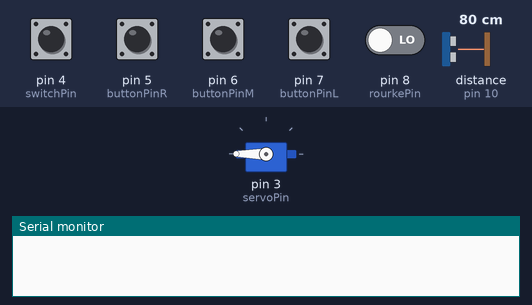
The sketch below on a simulated Arduino Uno, built with avr-gcc and run on an emulated ATmega328P. Shown: servo, the last lines printed to the serial monitor. Wiring (inferred from the names in the program): ultrasonic range finder: trigger pin 9; echo pin 10. The inputs (shaded band) are chosen by the test bench; at power-on: pin 4 (switchPin), pin 5 (buttonPinR), pin 6 (buttonPinM), pin 7 (buttonPinL), pin 8 (rourkePin) LOW, distance to the obstacle (sensor on pin 10) 80 cm. The echo pulse lasts 58.3 µs per cm.

Above: at 1.2 s.
1.3 s: pin 6 (buttonPinM) pulled HIGH for 0.15 s
At 1.9 s:
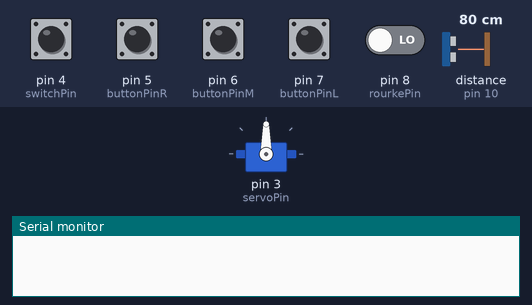
2.9 s: pin 7 (buttonPinL) pulled HIGH for 0.15 s
At 4.1 s:
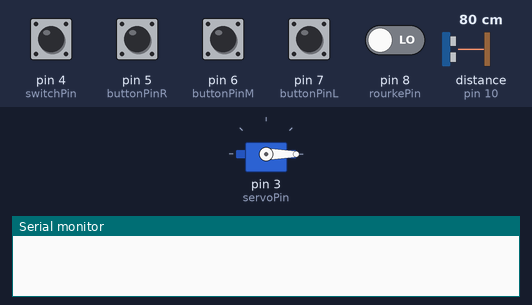
4.5 s: pin 4 (switchPin) pulled HIGH for 0.15 s
At 5.5 s:
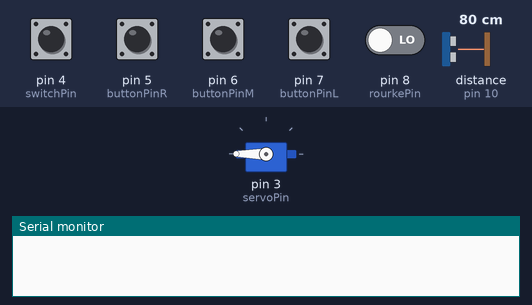
6.1 s: distance to the obstacle (sensor on pin 10) set to 2 cm
At 6.54 s:
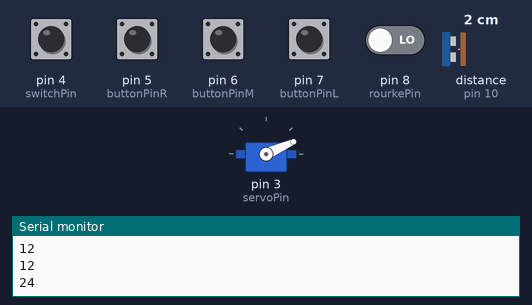
9.1 s: distance to the obstacle (sensor on pin 10) set to 4 cm
12.1 s: distance to the obstacle (sensor on pin 10) set to 9 cm
Timing chart, 0 to 16.1 s (numbered marks = the images above; inputs shaded):
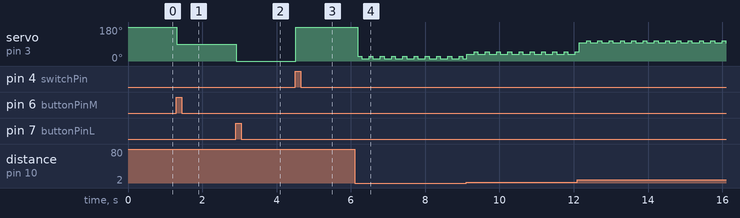

Measured:
- after the input at 1.3 s, servo on pin 3 (servoPin): 180° → 90° at once
- after the input at 2.9 s, servo on pin 3 (servoPin): 90° → 0° at once
- after the input at 4.5 s, servo on pin 3 (servoPin): 0° → 180° at once
- after the input at 6.1 s, servo on pin 3 (servoPin): alternates 24° for 0.10 s and 12° for 0.20 s, starting after 0.09 s

The sketch:

fingerthingy.ino
```cpp
// Include the Servo library
#include <Servo.h>
// Declare the Servo pin
const int servoPin = 3;
const int switchPin = 4;
const int buttonPinR = 5;
const int buttonPinM = 6;
const int buttonPinL = 7;
const int trigPin = 9;
const int echoPin = 10;
const int rourkePin = 8;
int marr = 0;
// Create a servo object
Servo Servo1;
void setup() {
   // We need to attach the servo to the used pin number
   Servo1.attach(servoPin);
   pinMode(trigPin, OUTPUT);
   pinMode(echoPin, INPUT);
   pinMode(switchPin, INPUT);
   pinMode(buttonPinR, INPUT);
   pinMode(buttonPinM, INPUT);
   pinMode(buttonPinL, INPUT);
   pinMode(rourkePin, INPUT);
   Serial.begin(9600);
  Servo1.write(180);

}


void loop(){


   int valR = digitalRead(buttonPinR);
   int valM = digitalRead(buttonPinM);
   int valL = digitalRead(buttonPinL);
   int morrissey = digitalRead(switchPin);
   int rourke = digitalRead(rourkePin);


      long duration, inches, cm;
   pinMode(trigPin, OUTPUT);
   digitalWrite(trigPin, LOW);
   delayMicroseconds(2);
   digitalWrite(trigPin, HIGH);
   delayMicroseconds(10);
   digitalWrite(trigPin, LOW);
   pinMode(echoPin, INPUT);
   duration = pulseIn(echoPin, HIGH);
   cm = microsecondsToCentimeters(duration);


if (marr ==   1){
     if(cm <= 15){
      int theta = cm * (180 / 15);

      Serial.println(theta);

    Servo1.write(theta); }


    else{Servo1.write(180);}

    delay(100);

   if(rourke == 1){
     marr = 0;
     Servo1.write(180);
   }
}
else{
  if(valR == 1 ){Servo1.write(180);}
   if(valM == 1 ){Servo1.write(90);}
   if(valL == 1 ){Servo1.write(0);}
     if(morrissey == 1){
     marr = 1;
   }
}

}
long microsecondsToCentimeters(long microseconds) {
   return microseconds / 29 / 2;
}
```
